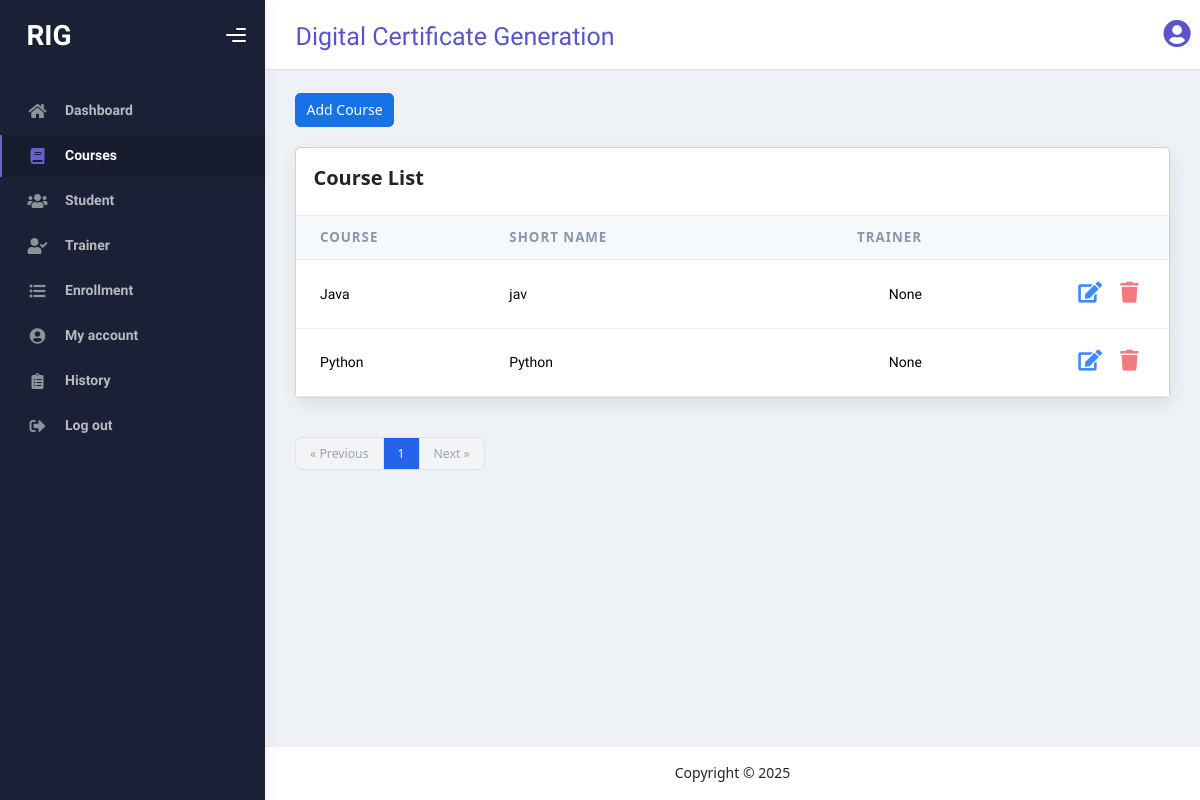
Screenshot of /courselist/ with the database file from the repository.
### myapp/models.py (models this page shows, shortened)
class Course(models.Model):
    course_name=models.CharField(max_length=100)
    short_name=models.CharField(max_length=50,blank=True,null=True)
    trainer_name=models.ForeignKey(Trainer,on_delete=models.SET_NULL,blank=True,null=True)

### myapp/views.py (the view, shortened to what this page needs)
# urls.py: path('courselist/', courselist,name='courselist'),
def courselist(request):
    courseform=CourseModelForm()
    course=Course.objects.all()
    paginator = Paginator(course, 5)
    page_number = request.GET.get("page")
    page_obj = paginator.get_page(page_number)
    context={'course':course,'page_obj':page_obj,'courseform':courseform}
    return render(request,'courselist.html',context)

### templates/courselist.html (shortened to what this page needs)
{% extends 'starter-template.html' %}
{% block content %}
<button type="button" class="btn btn-primary" data-bs-toggle="modal" data-bs-target="#staticBackdrop" style="margin-bottom: 20px;">
  Add Course
</button>
<div class="card card-round">
  <div class="card-header">
    <div class="card-head-row card-tools-still-right">
      <div class="card-title">Course List</div>
      </div>
    </div>
  <div class="card-body p-0">
<div class="table-responsive">
    <table class="table align-items-center mb-0">
      <thead class="thead-light">
        <tr>
          <th scope="col" >Course</th>
          <th scope="col" >Short Name</th>
          <th scope="col" class="text-end">Trainer</th>
          <th scope="col" class="text-end"></th>
        </tr>
      </thead>
      <tbody>
        {% for i in page_obj %}
        <tr>
          <td >{{i.course_name}}</td>
          <td >{{i.short_name}}</td>
          <td class="text-end">{{i.trainer_name}}</td>
          <td class="text-end">
            <a href="{% url 'updatecourse' i.id %}"><button type="submit" class="btn btn-icon btn-link op-8 me-1">
              <i class="fas fa-edit fs-4"></i>
            </button></a>
            <a href="{% url 'deletecourse' i.id %}" onclick="return confirm('Are you sure you want to delete this?')"><button type="submit" class="btn btn-icon btn-link btn-danger op-8">
              <i class="fas fa-trash fs-4"></i>
            </button></a>
          </td>
        </tr>
        {% endfor %}
      </tbody>
    </table>
  </div>
  </div>
  </div>
<nav aria-label="Page navigation" class="pt-3">
  <ul class="inline-flex items-center -space-x-px text-sm">
    {% if page_obj.has_previous %}
      <li>
        <a href="?page={{ trainer_obj.previous_page_number }}" class="px-3 py-2 ml-0 leading-tight text-gray-500 bg-white border border-gray-300 rounded-l-lg hover:bg-gray-100 hover:text-gray-700">
          &laquo; Previous
        </a>
      </li>
    {% else %}
      <li>
        <span class="px-3 py-2 ml-0 leading-tight text-gray-400 bg-gray-100 border border-gray-300 rounded-l-lg cursor-not-allowed">
          &laquo; Previous
        </span>
      </li>
    {% endif %}
    <li>
      <span class="px-3 py-2 leading-tight text-white bg-blue-600 border border-blue-600">
        {{ page_obj.number }}
      </span>
    </li>
    {% if page_obj.has_next %}
      <li>
        <a href="?page={{ trainer_obj.next_page_number }}" class="px-3 py-2 leading-tight text-gray-500 bg-white border border-gray-300 rounded-r-lg hover:bg-gray-100 hover:text-gray-700">
          Next &raquo;
        </a>
      </li>
    {% else %}
      <li>
        <span class="px-3 py-2 leading-tight text-gray-400 bg-gray-100 border border-gray-300 rounded-r-lg cursor-not-allowed">
          Next &raquo;
        </span>
      </li>
    {% endif %}
  </ul>
</nav>
{% endblock content %}

### static/mystyle.css (style rules this page uses)
body { background-color: white; }

### rows the page displays
Course: course_name "Java", short_name "jav", trainer_name "None"
Course: course_name "Python", short_name "Python", trainer_name "None"

### other values shown
{{ page_obj.number }} "1"
